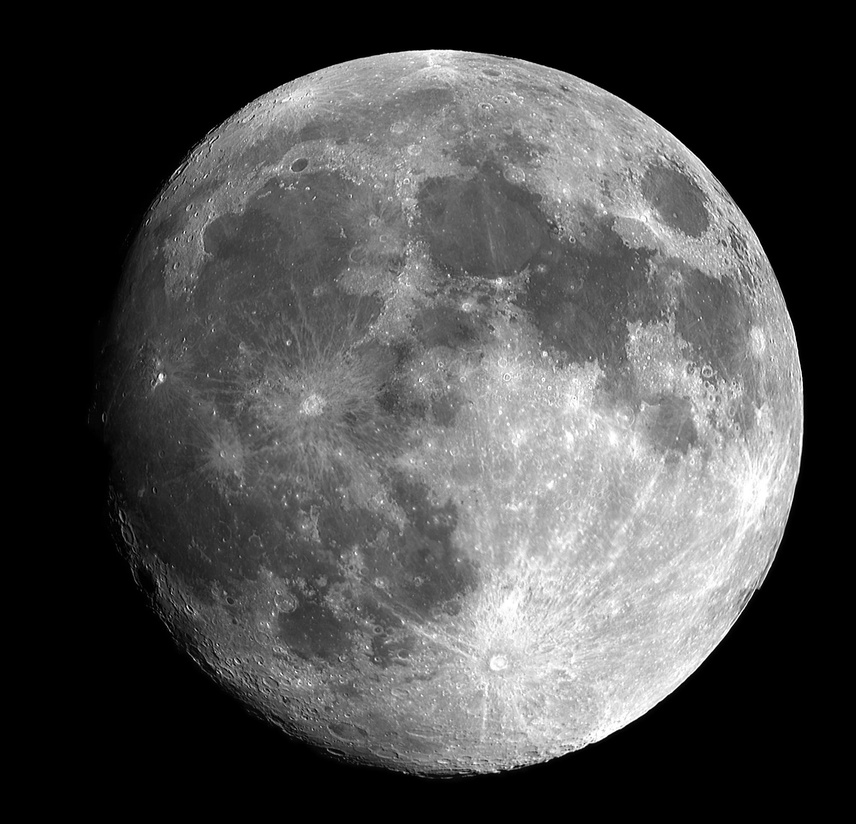
#> input picture full-moon-moon-bright-sky-47367.jpg, 856 x 824 px, shrunk from 2237 x 2153 before the run
$ python morphological.py
#> lines starting #> are read from the running program, lines starting #| are printed output that depends on the picture; after the words box and inside, x2 and y2 are one past the last pixel; in counts of white or black regions, pixels touching at a corner belong together
import cv2
import numpy as np
import matplotlib.pyplot as plt

#Step 1: Load the image
image= cv2.imread('full-moon-moon-bright-sky-47367.jpg', cv2.IMREAD_GRAYSCALE)
#> image is the input picture: shape (824, 856); min 0, max 255, mean 75.9
original = image.copy()

# Step 2: Apply binary Thresholding
_, binary = cv2.threshold(image, 127, 255, cv2.THRESH_BINARY)
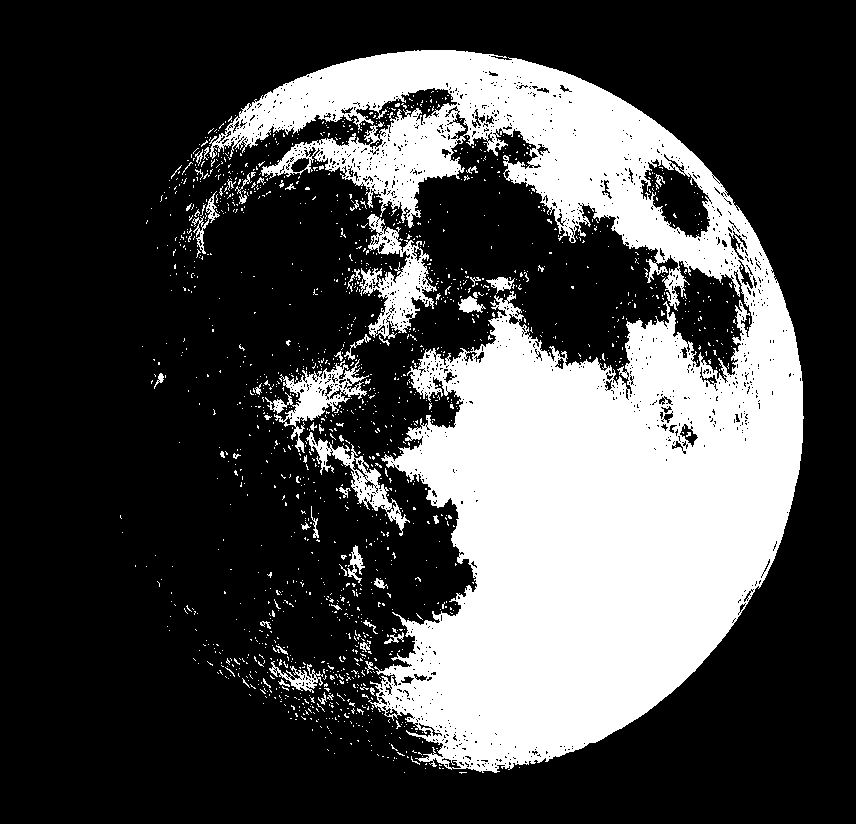
#> binary: shape (824, 856); 28.4% white; 1575 white regions (1519 under 20 px), largest, box (x1, y1, x2, y2) and area: (209, 50, 804, 773) 183131, (359, 214, 437, 339) 3695, (265, 359, 369, 453) 2655

#Step 3: Define KErnel for Morphological operation
kernel = np.ones((5, 5), np.uint8) #5*5 square kernel

# Step4: Perform morphological operations
erosion = cv2.erode(binary, kernel, iterations=1)
#> erosion: shape (824, 856); 20.6% white; 142 white regions (119 under 20 px), largest, box (x1, y1, x2, y2) and area: (397, 275, 801, 762) 114111, (243, 52, 760, 277) 25764, (353, 109, 456, 183) 2617
dilation = cv2.dilate(binary, kernel, iterations=1)
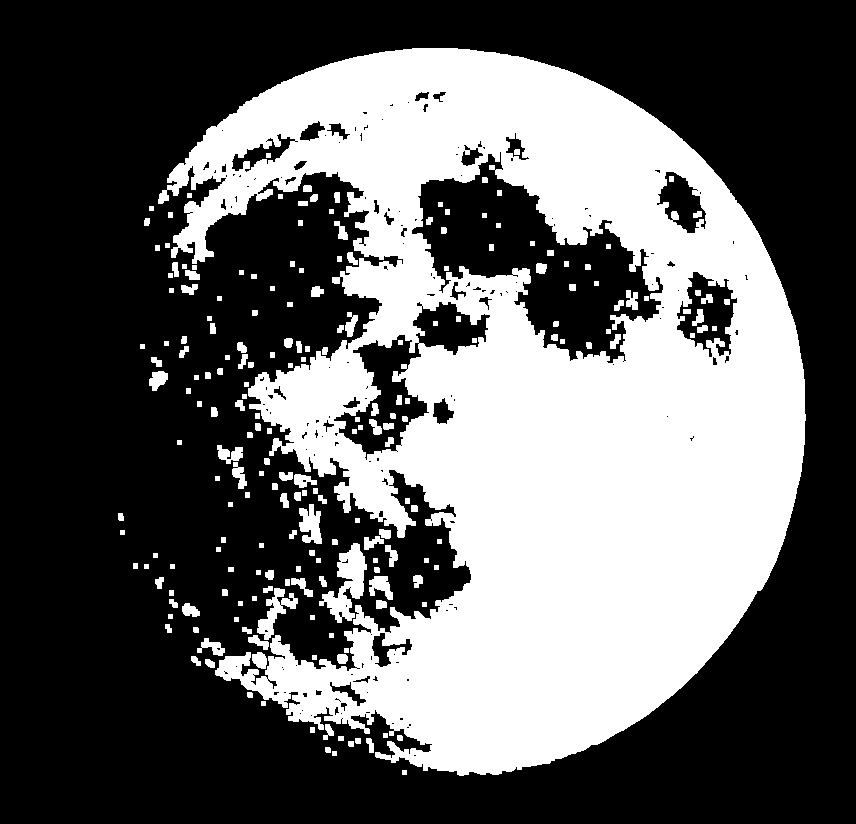
#> dilation: shape (824, 856); 37.8% white; 211 white regions, largest, box (x1, y1, x2, y2) and area: (158, 48, 806, 776) 252215, (319, 543, 367, 623) 1706, (257, 588, 298, 640) 787
opening = cv2.morphologyEx(binary, cv2.MORPH_OPEN, kernel)
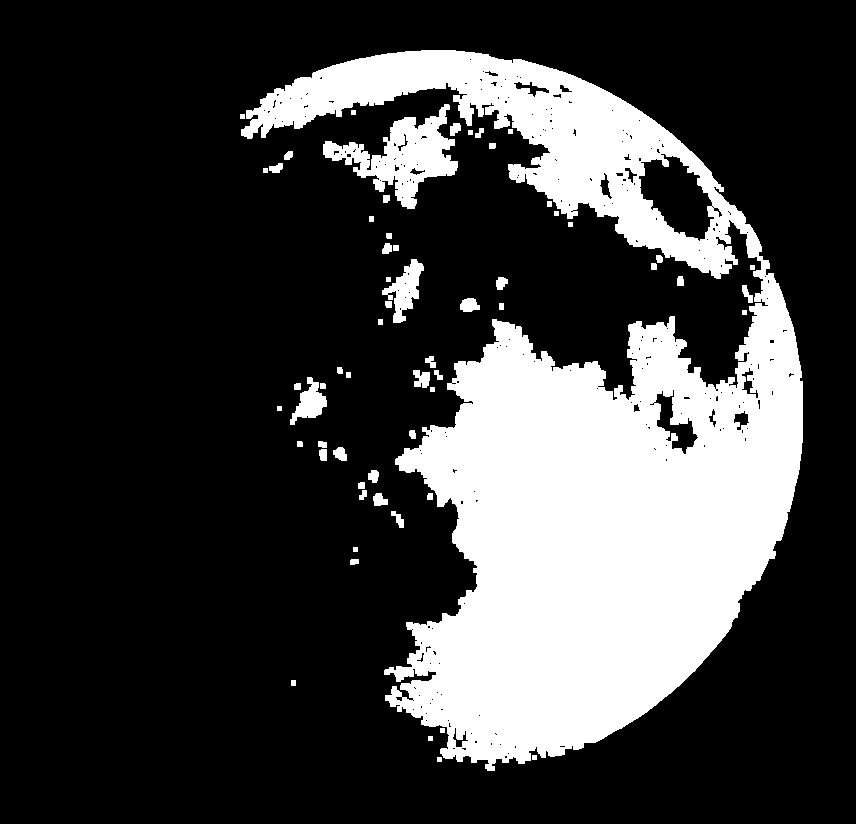
#> opening: shape (824, 856); 24.2% white; 61 white regions, largest, box (x1, y1, x2, y2) and area: (241, 50, 803, 771) 160162, (323, 104, 458, 209) 5563, (382, 259, 424, 323) 1192
closing = cv2.morphologyEx(binary, cv2.MORPH_CLOSE, kernel)
#> closing: shape (824, 856); 32.1% white; 409 white regions (376 under 20 px), largest, box (x1, y1, x2, y2) and area: (171, 50, 804, 774) 221965, (339, 545, 365, 597) 617, (458, 288, 488, 323) 462
gradient = cv2.morphologyEx(binary, cv2.MORPH_GRADIENT, kernel)
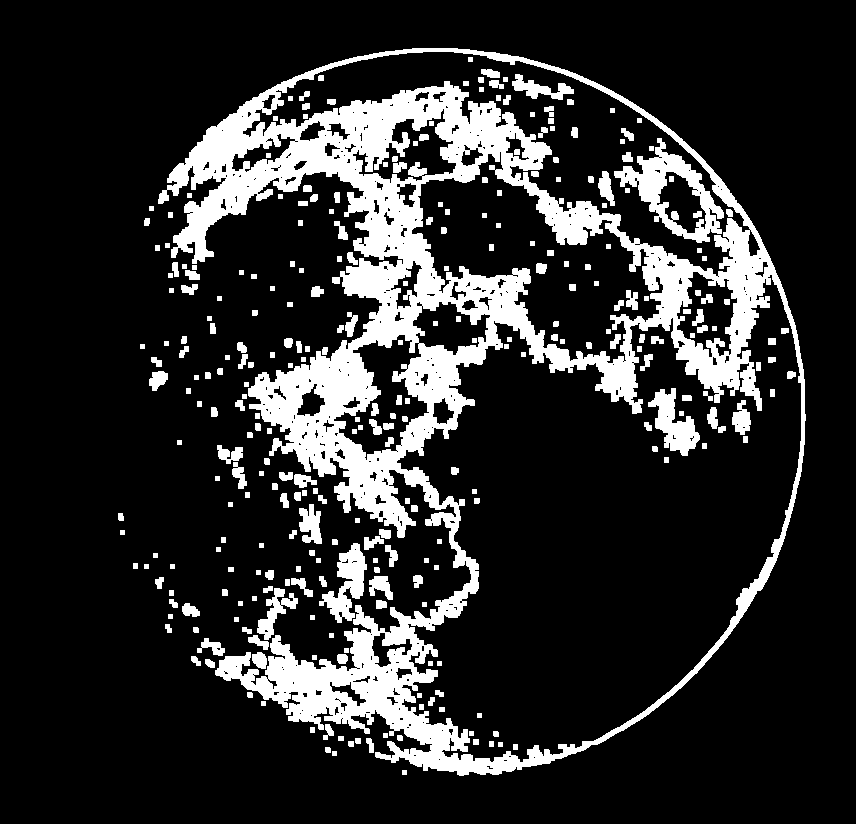
#> gradient: shape (824, 856); 17.2% white; 301 white regions, largest, box (x1, y1, x2, y2) and area: (158, 48, 806, 776) 96818, (614, 138, 724, 243) 3677, (319, 543, 367, 623) 1700
tophat = cv2.morphologyEx(binary, cv2.MORPH_TOPHAT, kernel)
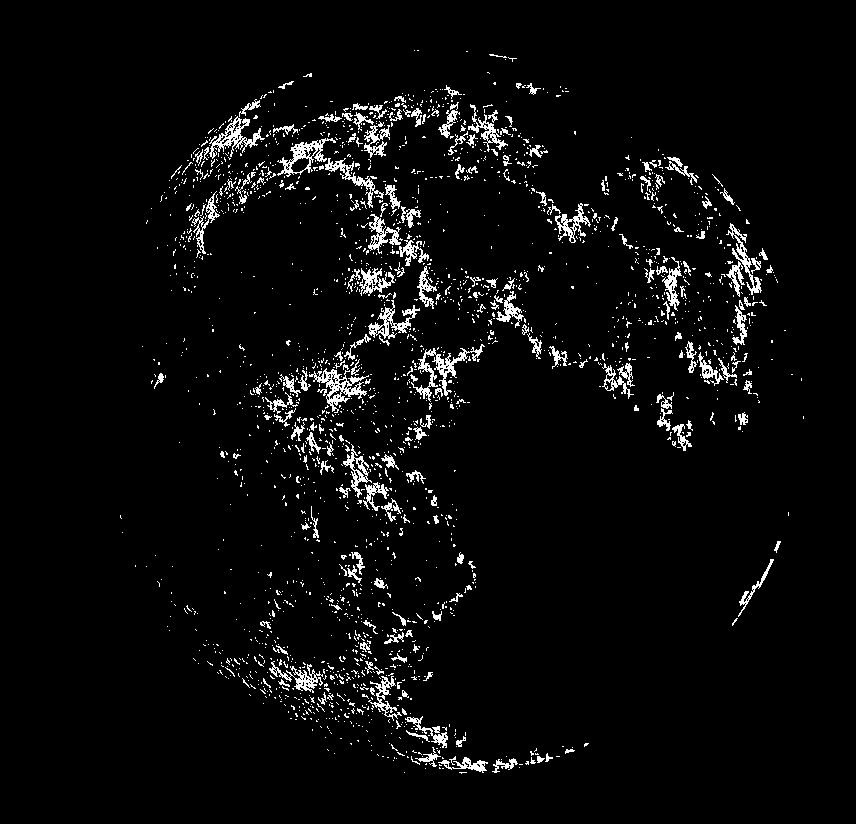
#> tophat: shape (824, 856); 4.1% white in thin lines or dots, all inside (x1, y1, x2, y2) = (120, 50, 804, 774)
blackhat = cv2.morphologyEx(binary, cv2.MORPH_BLACKHAT, kernel)
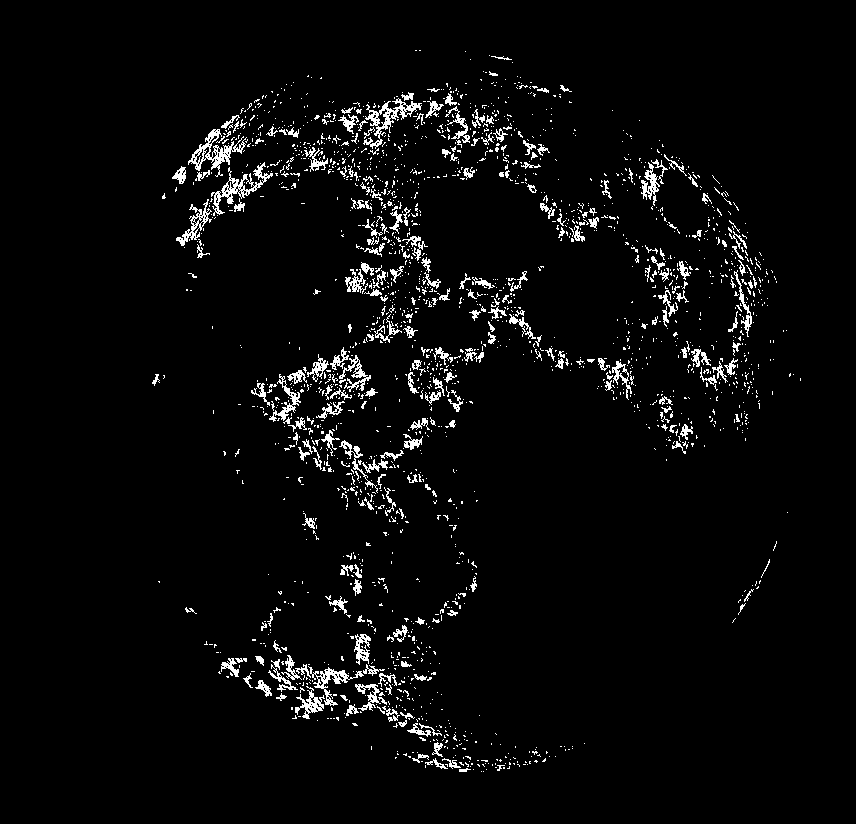
#> blackhat: shape (824, 856); 3.7% white in thin lines or dots, all inside (x1, y1, x2, y2) = (152, 50, 801, 772)

# Step 5: Display Results

plt.figure(figsize=(12, 10))
plt.subplot(3, 3, 1)
plt.title('Original Image')
plt.imshow(original, cmap='gray')

plt.subplot(3, 3, 2)
plt.title(f'Binary Image')
plt.imshow(binary, cmap='gray')

plt.subplot(3, 3, 3)
plt.title(f'Erosion')
plt.imshow(erosion, cmap='gray')

plt.subplot(3, 3, 4)
plt.title(f'Dilation')
plt.imshow(dilation, cmap='gray')

plt.subplot(3, 3, 5)
plt.title(f'Opening')
plt.imshow(opening, cmap='gray')

plt.subplot(3, 3, 6)
plt.title(f'Closing')
plt.imshow(closing, cmap='gray')

plt.subplot(3, 3, 7)
plt.title(f'Gradient')
plt.imshow(gradient, cmap='gray')

plt.subplot(3, 3, 8)
plt.title(f'Top Hat')
plt.imshow(tophat, cmap='gray')

plt.subplot(3, 3, 9)
plt.title(f'Black Hat')
plt.imshow(blackhat, cmap='gray')

plt.tight_layout()
plt.show()

#Save Results
cv2.imwrite('erosion.jpg',erosion)
cv2.imwrite('dilation.jpg',dilation)
cv2.imwrite('opening.jpg',opening)
cv2.imwrite('closing.jpg',closing)
cv2.imwrite('gradient.jpg',gradient)
cv2.imwrite('TopHat.jpg',tophat)
cv2.imwrite('BlackHat.jpg',blackhat)

print(f'Morphologicaloperation result saved as separate images')

$ run again, with 55e3d1464356a514f1dc8460962e33791c3ad6e04e507441722973d59745c5_640.jpg copied over full-moon-moon-bright-sky-47367.jpg
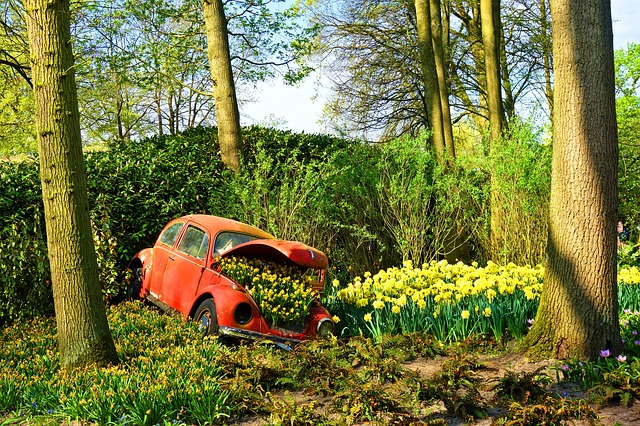
#> input picture 55e3d1464356a514f1dc8460962e33791c3ad6e04e507441722973d59745c5_640.jpg, 640 x 426 px
#> `_, binary = cv2.threshold(image, 127, 255, cv2.THRESH_BINARY)`:
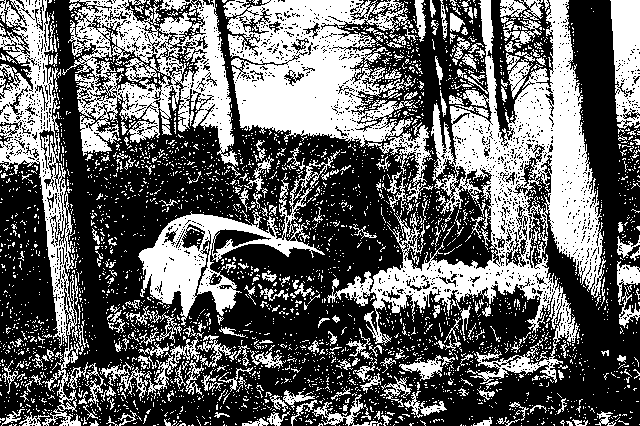
#> binary: shape (426, 640); 40% white; 3462 white regions (3199 under 20 px), largest, box (x1, y1, x2, y2) and area: (327, 0, 606, 390) 28785, (223, 0, 431, 186) 18275, (62, 0, 238, 167) 13378
#> erosion: shape (426, 640); 7.2% white; 285 white regions (217 under 20 px), largest, box (x1, y1, x2, y2) and area: (237, 51, 355, 133) 5289, (516, 71, 590, 251) 3591, (141, 236, 199, 313) 1732
#> dilation: shape (426, 640); 83% white; 431 black regions (329 under 20 px), largest, box (x1, y1, x2, y2) and area: (420, 0, 640, 426) 14660, (59, 71, 218, 366) 8046, (227, 150, 401, 296) 5168
#> opening: shape (426, 640); 15.2% white; 175 white regions (5 under 20 px), largest, box (x1, y1, x2, y2) and area: (514, 0, 595, 256) 7703, (235, 49, 361, 138) 7139, (139, 234, 201, 315) 2669
#> closing: shape (426, 640); 66.7% white; 207 black regions (2 under 20 px), largest, box (x1, y1, x2, y2) and area: (418, 0, 640, 426) 21400, (222, 132, 403, 356) 16120, (47, 0, 241, 368) 16021
#> gradient: shape (426, 640); 75.8% white; 716 black regions (546 under 20 px), largest, box (x1, y1, x2, y2) and area: (420, 0, 640, 426) 14660, (59, 71, 218, 366) 8046, (237, 51, 355, 133) 5289
#> tophat: shape (426, 640); 24.8% white in thin lines or dots
#> `blackhat = cv2.morphologyEx(binary, cv2.MORPH_BLACKHAT, kernel)`:
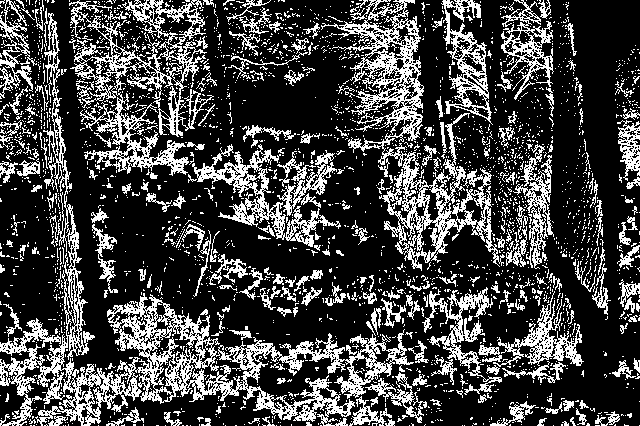
#> blackhat: shape (426, 640); 26.7% white in thin lines or dots
